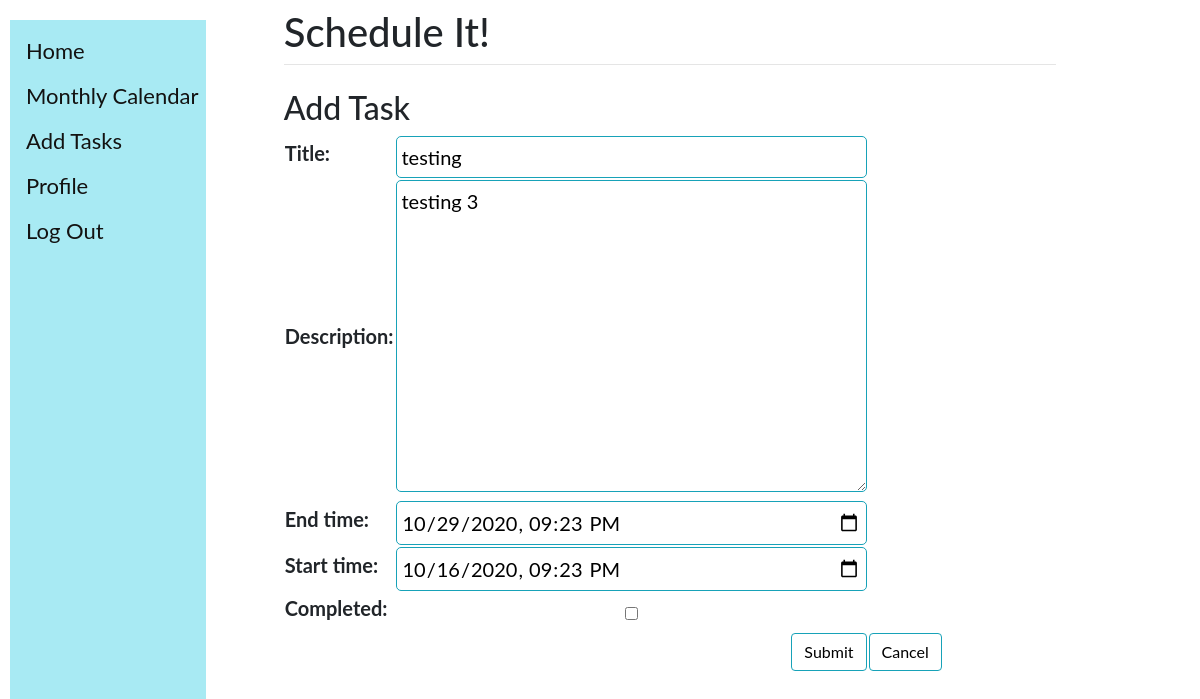
/event_edit/event/edit/3/ (signed in), run on an earlier commit of the app's database.
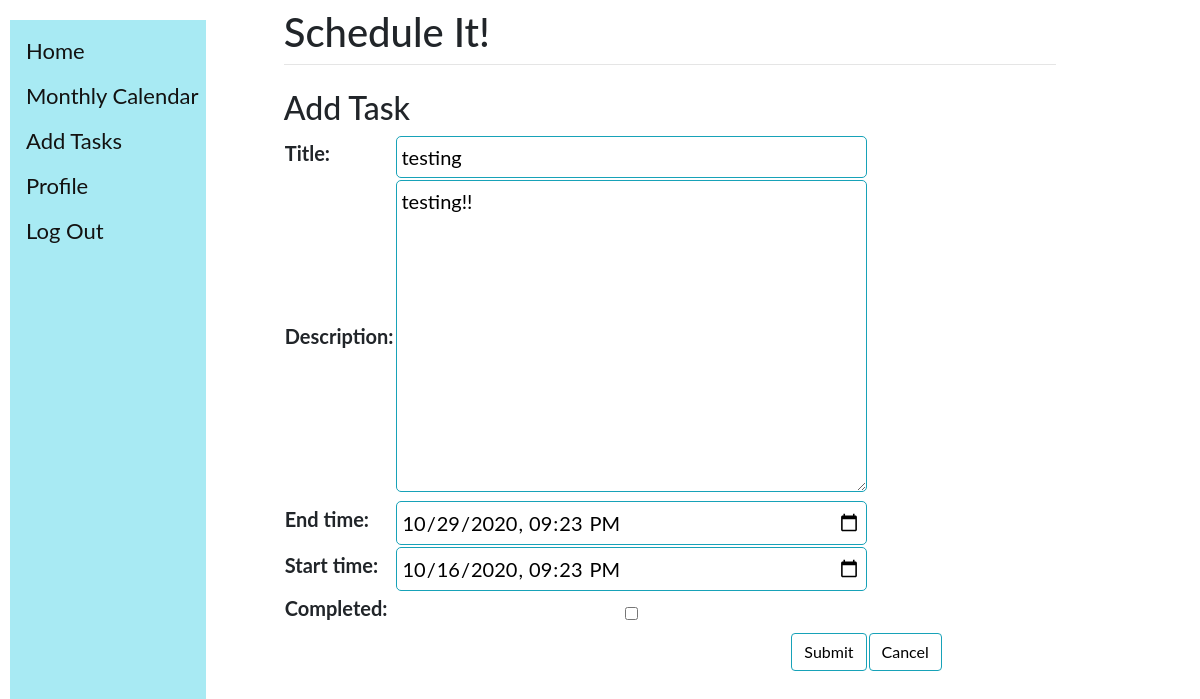
And on a later commit of the database.
### calendar_monthly_view/models.py (models this page shows, shortened)
class Event(models.Model):
    user = models.ForeignKey(User, on_delete= models.CASCADE)
    title = models.CharField(max_length=200)
    description = models.TextField()
    end_time = models.DateTimeField()
    start_time = models.DateTimeField()
    completed = models.BooleanField(default=False)

### calendar_monthly_view/views.py (the view)
# urls.py: url(r'^event/edit/(?P<event_id>\d+)/$', views.event, name='event_edit'),
@login_required(login_url='login')
def event(request, event_id=None):
    instance = Event()
    if event_id:
        instance = get_object_or_404(Event, pk=event_id)
    else:
        instance = Event()
    form = EventForm(request.POST or None, instance=instance)
    if request.POST and form.is_valid():
        form.save()
        return HttpResponseRedirect(reverse("calendar"))
    return render(request, "event.html", {'form': form})

### calendar_monthly_view/forms.py
class EventForm(ModelForm):
  class Meta:
    model = Event
    widgets = {
      'end_time': DateInput(attrs={'type': 'datetime-local'}, format='%Y-%m-%dT%H:%M'),
      'start_time': DateInput(attrs={'type': 'datetime-local'}, format='%Y-%m-%dT%H:%M'),
      'completed': CheckboxInput(attrs={'type': 'checkbox'})
    }
    fields = ('title','description','end_time','start_time','completed')
  def __init__(self, *args, **kwargs):
    super(EventForm, self).__init__(*args, **kwargs)
    self.fields['end_time'].input_formats = ('%Y-%m-%dT%H:%M',)
    self.fields['start_time'].input_formats = ('%Y-%m-%dT%H:%M',)
    self.fields['completed'] = forms.BooleanField(required=False)

### templates/event.html (shortened to what this page needs)
{% extends 'base.html' %}
{% load static %}
{% block content %}
<h2 class="title">{% block title %}Add Task{% endblock %}</h2>
<form method="post" class="addtask_form">
  <table class="form form-table">
    {{ form }}
    <tr>
    	<td colspan="2"><button type="submit" class="btn btn-info right"> Submit </button></td>
    	<td colspan="2"><button type="reset" class="btn btn-info right"> Cancel </button></td>
    </tr>
  </table>
</form>
{% endblock %}

What changed in the data, as far as the page shows it:
changed Event "testing": description "testing 3" → "testing!!"
